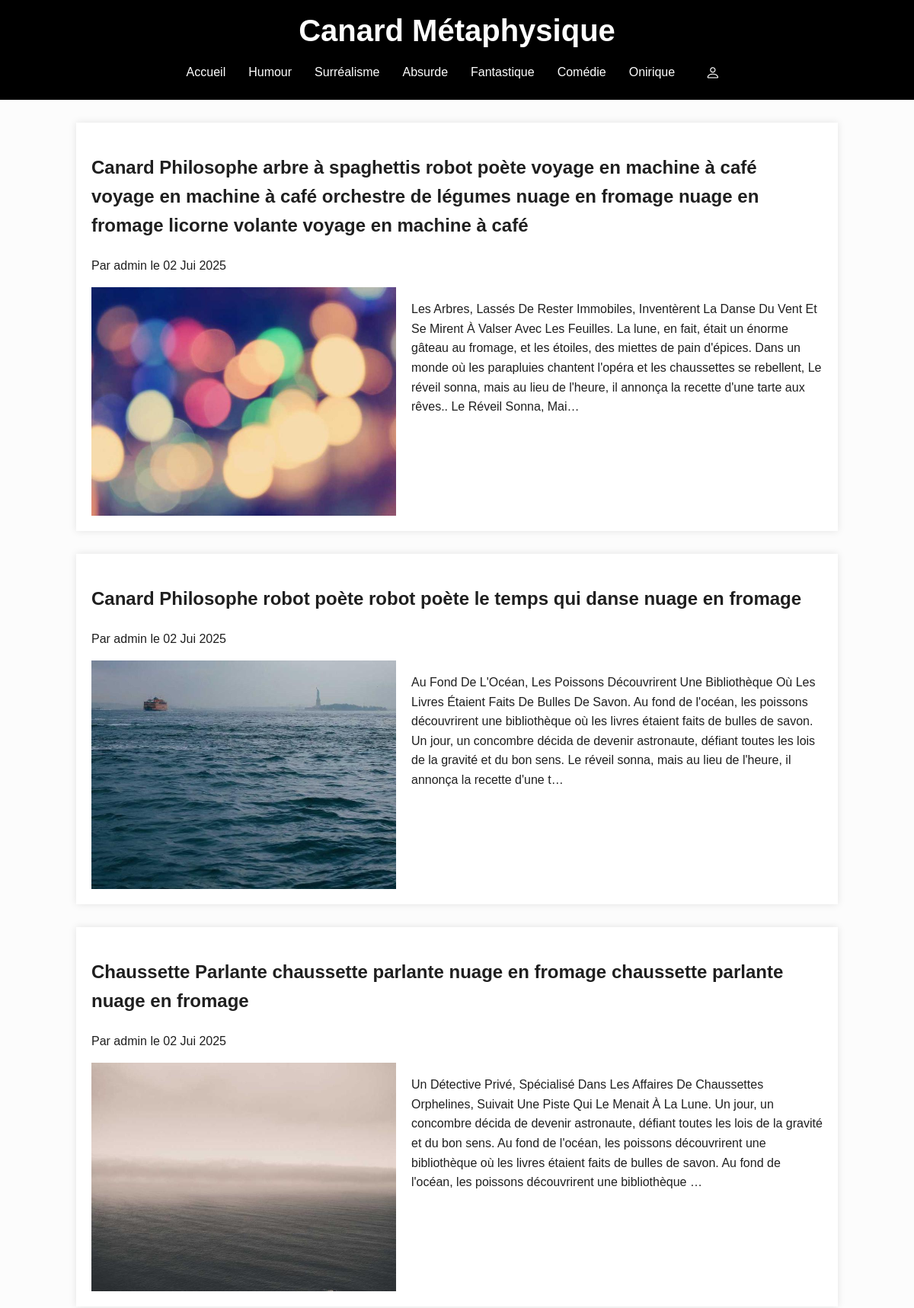
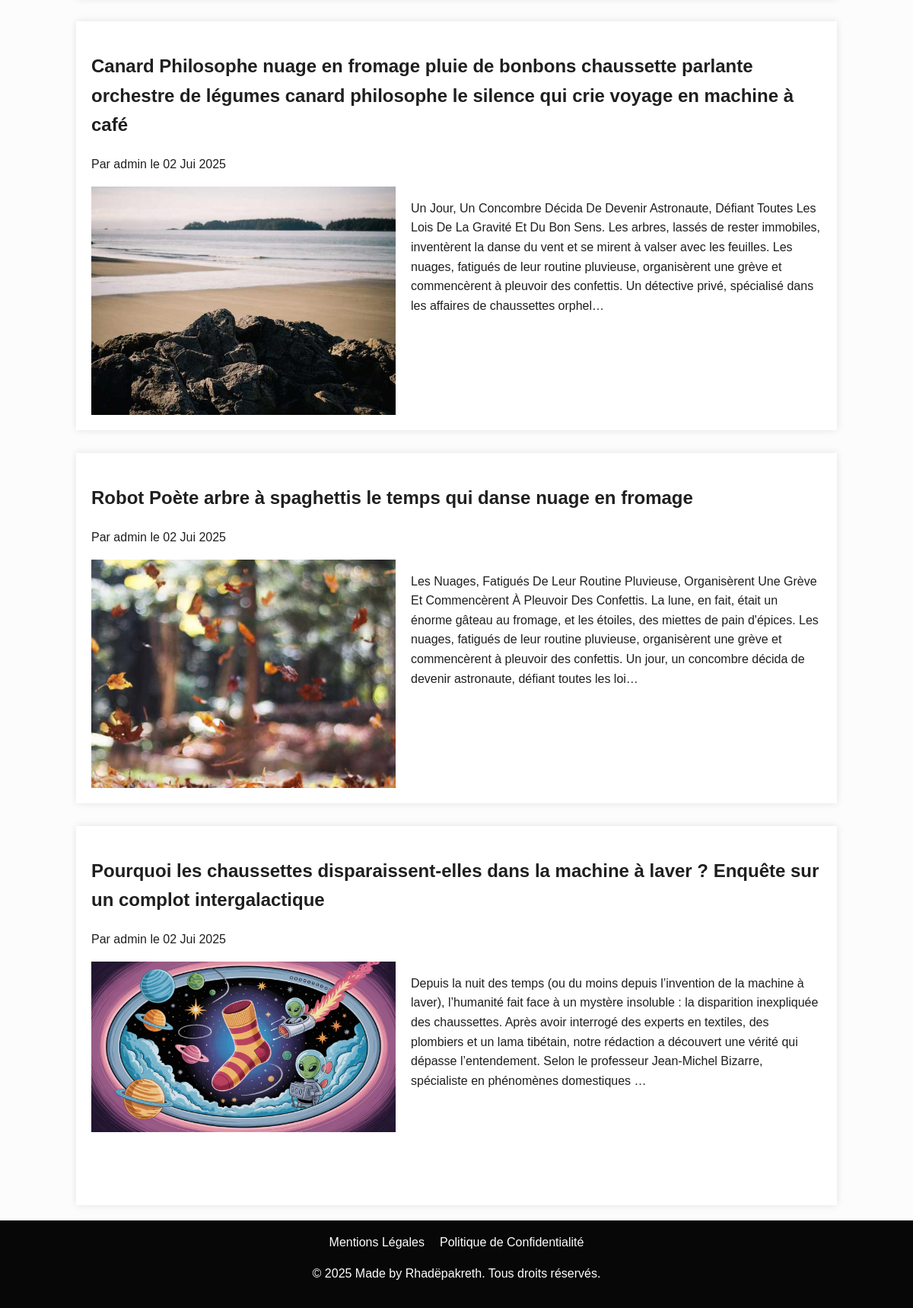
Screenshot of /category/Humour/ (signed in) with the database file from the repository (2 pictures, top to bottom).
### blog_django/blog/models.py (models this page shows, shortened)
class Article(models.Model):
    titre = models.CharField(max_length=200)
    slug = models.SlugField(max_length=200)
    auteur = models.ForeignKey(User, on_delete=models.CASCADE, related_name='articles', null=True, blank=True)
    contenu = models.TextField(null=True)
    photo = models.ImageField(upload_to='articles/')
    created_at = models.DateTimeField(auto_now_add=True, auto_now=False,
                                verbose_name="Date de parution")
    updated_at = models.DateTimeField(auto_now_add=False, auto_now=True,
                                verbose_name="Date de modification")
    categorie = models.CharField(max_length=200, null=True, blank=True)
    is_published = models.BooleanField(default=True)

### blog_django/blog/views.py (the view)
# urls.py: path('category/<path:slug>/', ArticleCategoryView.as_view(), name='article_category'),
class ArticleCategoryView(ListView):
    model = Article
    template_name = 'blog/article_list.html'
    context_object_name = 'articles'
    paginate_by = 10
    def get_queryset(self):
        self.category = self.kwargs['slug']
        return Article.objects.filter(categorie=self.category).order_by('-created_at')
    def get_context_data(self, **kwargs):
        context = super().get_context_data(**kwargs)
        context['categories'] = Article.objects.values_list('categorie', flat=True).distinct()
        context['current_category'] = self.category
        return context

### blog_django/blog/templates/blog/article_list.html (shortened to what this page needs)
{% extends 'blog/base.html' %}
{% block content %}
        {% for article in articles %}
            <div class="card">
                <a href="{% url 'blog:article_detail' article.slug %}">
                    <h2>{{ article.titre }}</h2>
                    <p>Par {{ article.auteur }} le {{ article.created_at|date:"d M Y" }}</p>
                    <div class="flex-row">
                        <div class="img-container">
                            <img src="{{ article.photo.url }}" alt="{{ article.titre }}" width="400">
                        </div>
                        <p>{{ article.contenu|truncatechars:400 }}</p>
                    </div>
                </a>
            </div>
        {% empty %}
            <p>Aucun article pour le moment.</p>
        {% endfor %}
{% endblock %}

### blog_django/blog/templates/blog/base.html (style rules this page uses)
body { font-family: 'Arial', sans-serif; line-height: 1.6; margin: 0; padding: 0; background-color: #fcfcfc; color: #333; width: 100vw; }
.card { width: 80%; padding: 20px; background-color: #fff; box-shadow: 0 0 10px rgba(0, 0, 0, 0.1); }
a { color: #1f1f1f; text-decoration: none; transition: color 0.3s ease; }
.flex-row { display: flex; justify-content: space-between; gap: 20px; }
.img-container { position: relative; width: 500px; height: 300px; }

### rows the page displays
Article: titre "Canard Philosophe arbre à spaghettis robot poète voyage en machine à café voyage en machine à café orchestre de légumes nuage en fromage nuage en fromage licorne volante voyage en machine à café", auteur "admin", created_at "02 Jui 2025", photo (picture), contenu "Les Arbres, Lassés De Rester Immobiles, Inventèrent La Danse Du Vent Et Se Mirent À Valser Avec Les Feuilles. La lune, en fait, était un énorme gâteau au fromage, et les étoiles, des miettes de pain d'épices. Dans un monde où les parapluies chantent l'opéra et les chaussettes se rebellent, Le réveil sonna, mais au lieu de l'heure, il annonça la recette d'une tarte aux rêves.. Le Réveil Sonna, Mai…"
Article: titre "Canard Philosophe robot poète robot poète le temps qui danse nuage en fromage", auteur "admin", created_at "02 Jui 2025", photo (picture), contenu "Au Fond De L'Océan, Les Poissons Découvrirent Une Bibliothèque Où Les Livres Étaient Faits De Bulles De Savon. Au fond de l'océan, les poissons découvrirent une bibliothèque où les livres étaient faits de bulles de savon. Un jour, un concombre décida de devenir astronaute, défiant toutes les lois de la gravité et du bon sens. Le réveil sonna, mais au lieu de l'heure, il annonça la recette d'une t…"
Article: titre "Chaussette Parlante chaussette parlante nuage en fromage chaussette parlante nuage en fromage", auteur "admin", created_at "02 Jui 2025", photo (picture), contenu "Un Détective Privé, Spécialisé Dans Les Affaires De Chaussettes Orphelines, Suivait Une Piste Qui Le Menait À La Lune. Un jour, un concombre décida de devenir astronaute, défiant toutes les lois de la gravité et du bon sens. Au fond de l'océan, les poissons découvrirent une bibliothèque où les livres étaient faits de bulles de savon. Au fond de l'océan, les poissons découvrirent une bibliothèque …"
Article: titre "Canard Philosophe nuage en fromage pluie de bonbons chaussette parlante orchestre de légumes canard philosophe le silence qui crie voyage en machine à café", auteur "admin", created_at "02 Jui 2025", photo (picture), contenu "Un Jour, Un Concombre Décida De Devenir Astronaute, Défiant Toutes Les Lois De La Gravité Et Du Bon Sens. Les arbres, lassés de rester immobiles, inventèrent la danse du vent et se mirent à valser avec les feuilles. Les nuages, fatigués de leur routine pluvieuse, organisèrent une grève et commencèrent à pleuvoir des confettis. Un détective privé, spécialisé dans les affaires de chaussettes orphel…"
Article: titre "Robot Poète arbre à spaghettis le temps qui danse nuage en fromage", auteur "admin", created_at "02 Jui 2025", photo (picture), contenu "Les Nuages, Fatigués De Leur Routine Pluvieuse, Organisèrent Une Grève Et Commencèrent À Pleuvoir Des Confettis. La lune, en fait, était un énorme gâteau au fromage, et les étoiles, des miettes de pain d'épices. Les nuages, fatigués de leur routine pluvieuse, organisèrent une grève et commencèrent à pleuvoir des confettis. Un jour, un concombre décida de devenir astronaute, défiant toutes les loi…"
Article: titre "Pourquoi les chaussettes disparaissent-elles dans la machine à laver ? Enquête sur un complot intergalactique", auteur "admin", created_at "02 Jui 2025", photo (picture), contenu "Depuis la nuit des temps (ou du moins depuis l’invention de la machine à laver), l’humanité fait face à un mystère insoluble : la disparition inexpliquée des chaussettes. Après avoir interrogé des experts en textiles, des plombiers et un lama tibétain, notre rédaction a découvert une vérité qui dépasse l’entendement. Selon le professeur Jean-Michel Bizarre, spécialiste en phénomènes domestiques …"

### other values shown
{{ category }} "Humour" "Surréalisme" "Absurde" "Fantastique" "Comédie" "Onirique"
